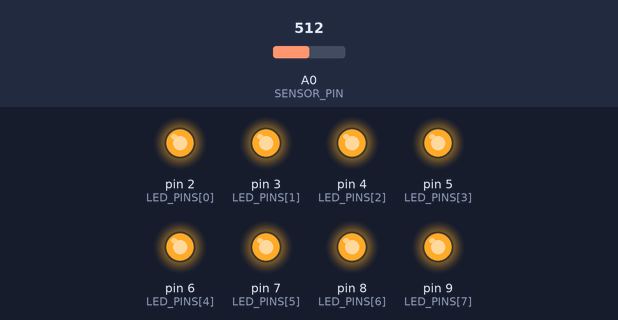
A sketch run on a simulated Arduino Uno, built with avr-gcc and run on an emulated ATmega328P. Parts: output pins drawn as LEDs (lit = HIGH). The test bench sets the inputs (shaded band); at power-on: A0 (SENSOR_PIN) = 512.

Above: at 2.6 s.
2.7 s: A0 (SENSOR_PIN) set to 489
At 3.2 s:
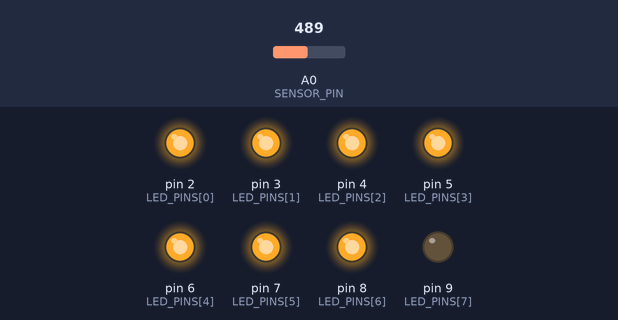
4.2 s: A0 (SENSOR_PIN) set to 455
5.7 s: A0 (SENSOR_PIN) set to 420
At 6.7 s:
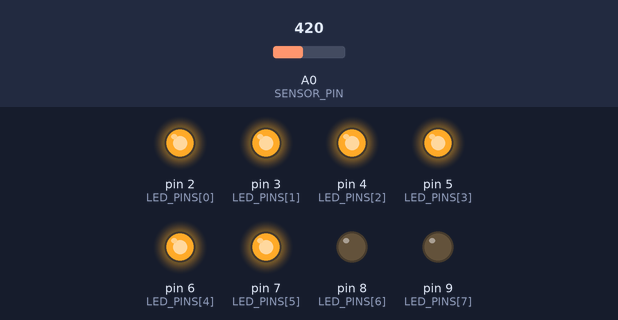
7.2 s: A0 (SENSOR_PIN) set to 390
8.7 s: A0 (SENSOR_PIN) set to 363
At 9.0 s:
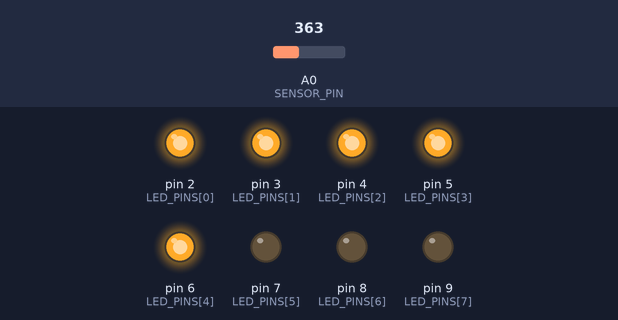
10.2 s: A0 (SENSOR_PIN) set to 511
At 11.4 s:
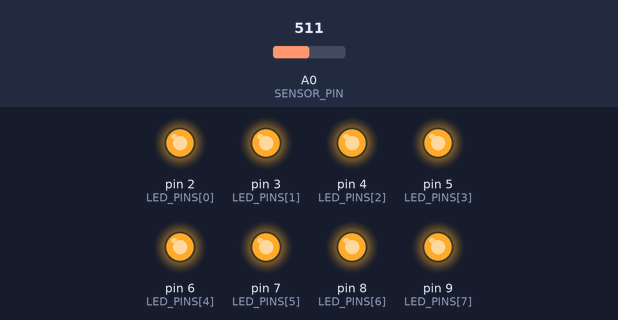
Timing chart, 0 to 12.7 s (numbered marks = the images above; inputs shaded):
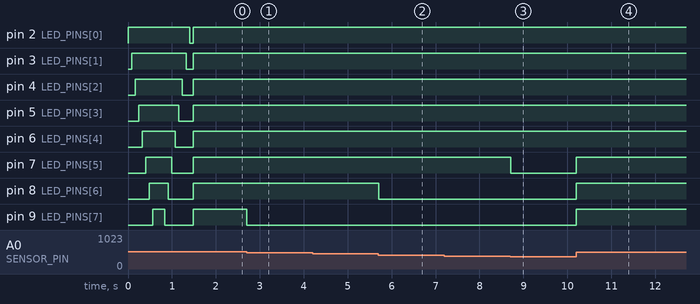

Measured:
- the behaviour switches between 500 and 499 on A0 (SENSOR_PIN) (found by bisection; images 0 and 1)
- the behaviour switches between 438 and 437 on A0 (SENSOR_PIN) (found by bisection; images 1 and 2)
- the behaviour switches between 375 and 374 on A0 (SENSOR_PIN) (found by bisection; images 2 and 3)
- after the input at 2.7 s, pin 9 (LED_PINS[7]): HIGH → LOW at once
- after the input at 4.2 s, every drawn part: stays the same
- after the input at 5.7 s, pin 8 (LED_PINS[6]): HIGH → LOW at once
- after the input at 7.2 s, every drawn part: stays the same
- after the input at 8.7 s, pin 7 (LED_PINS[5]): HIGH → LOW at once
- after the input at 10.2 s, pin 7 (LED_PINS[5]), pin 8 (LED_PINS[6]), pin 9 (LED_PINS[7]): LOW → HIGH at once

The sketch:

Smart_distance_copy_20260625230540.ino
```cpp
const int SENSOR_PIN = A0;              // Analog pin for sound sensor
const int LED_PINS[] = {2, 3, 4, 5, 6, 7, 8, 9}; // Digital pins for 8 LEDs
const int NUM_LEDS = 8;                 // Number of LEDs

void setup() {
  // Initialize LED pins as OUTPUT
  for (int i = 0; i < NUM_LEDS; i++) {
    pinMode(LED_PINS[i], OUTPUT);
  }
    // Initial animation sequence
  runStartupAnimation();
}

void loop() {
  // Read raw value from the sound sensor
  int rawValue = analogRead(SENSOR_PIN);

  // Map sensor input (0-500 range) to the number of LEDs (0-8)
  // Feel free to adjust 500 based on your environment's noise level
  int ledLevel = map(rawValue, 0, 500, 0, NUM_LEDS);

  // Ensure the value stays within safe bounds
  ledLevel = constrain(ledLevel, 0, NUM_LEDS);

  // Update LED display
  for (int i = 0; i < NUM_LEDS; i++) {
    if (i < ledLevel) {
      digitalWrite(LED_PINS[i], HIGH);
    } else {
      digitalWrite(LED_PINS[i], LOW);
    }
  }

  delay(10); // Small delay for stability
}

// --- Helper Functions ---

void runStartupAnimation() {
  // Animation: All LEDs blink on then off
  for (int i = 0; i < NUM_LEDS; i++) {
    digitalWrite(LED_PINS[i], HIGH);
    delay(80);
  }
  delay(200);
  for (int i = NUM_LEDS - 1; i >= 0; i--) {
    digitalWrite(LED_PINS[i], LOW);
    delay(80);
  }
}
```
